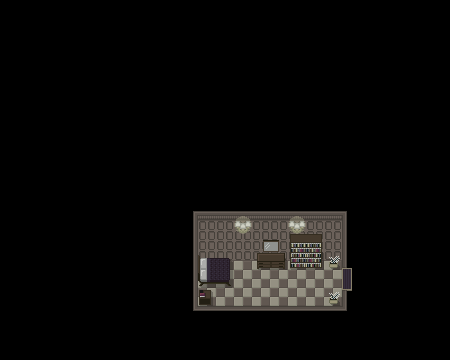

This is a level from a 2D game, rendered from its Tiled map with the project's own tilesets. A one-line summary and the map file follow, with tile-layer data summarised:
An orthogonal 25x20 tile map with 18x18 px tiles, 3 tile layers (Livello tile 1, Furniture, Foreground), 4 tilesets and 8 objects.

<map version="1.10" tiledversion="1.11.0" orientation="orthogonal" renderorder="right-down" width="25" height="20" tilewidth="18" tileheight="18" infinite="0" nextlayerid="5" nextobjectid="15">
 <tileset firstgid="1" source="../../TILEMAPS/Tilemap1/Tilemap1.tsx" />
 <tileset firstgid="154" source="../../TILEMAPS/Tilemap 3/Tilemap3.tsx" />
 <tileset firstgid="307" source="../../TILEMAPS/Furniture/Furniture.tsx" />
 <tileset firstgid="685" source="../../TILEMAPS/Tilemap 2/Tilemap2.tsx" />
 <layer id="1" name="Livello tile 1" width="25" height="20">
  <data>[500 cells, 500 non-empty, 19 distinct tile ids]</data>
 </layer>
 <layer id="2" name="Furniture" width="25" height="20">
  <data>[500 cells, 15 non-empty, 14 distinct tile ids]</data>
 </layer>
 <objectgroup id="4" name="Collisioni">
  <object id="4" x="198" y="306" width="144" height="18" />
  <object id="8" x="180" y="198" width="18" height="126" />
  <object id="9" x="342" y="198" width="18" height="126" />
  <object id="10" x="198" y="198" width="144" height="54" />
  <object id="11" x="252" y="252" width="90" height="18" />
  <object id="12" x="324" y="288" width="18" height="18" />
  <object id="13" x="198" y="252" width="36" height="36" />
  <object id="14" x="198" y="288" width="18" height="18" />
 </objectgroup>
 <layer id="3" name="Foreground" width="25" height="20">
  <data>[500 cells, 0 non-empty, 0 distinct tile ids]</data>
 </layer>
</map>